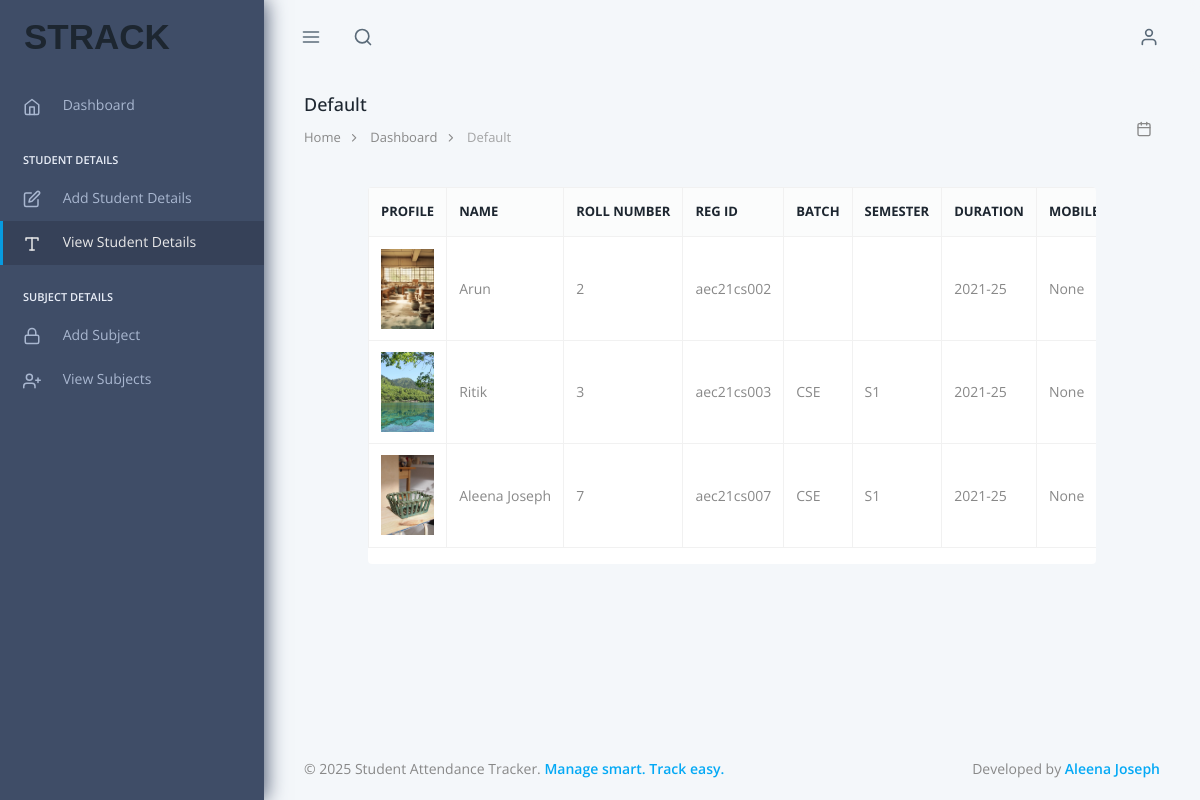
Before: /TeacherAdmin/DisplaystudentPage/ with the older database file.
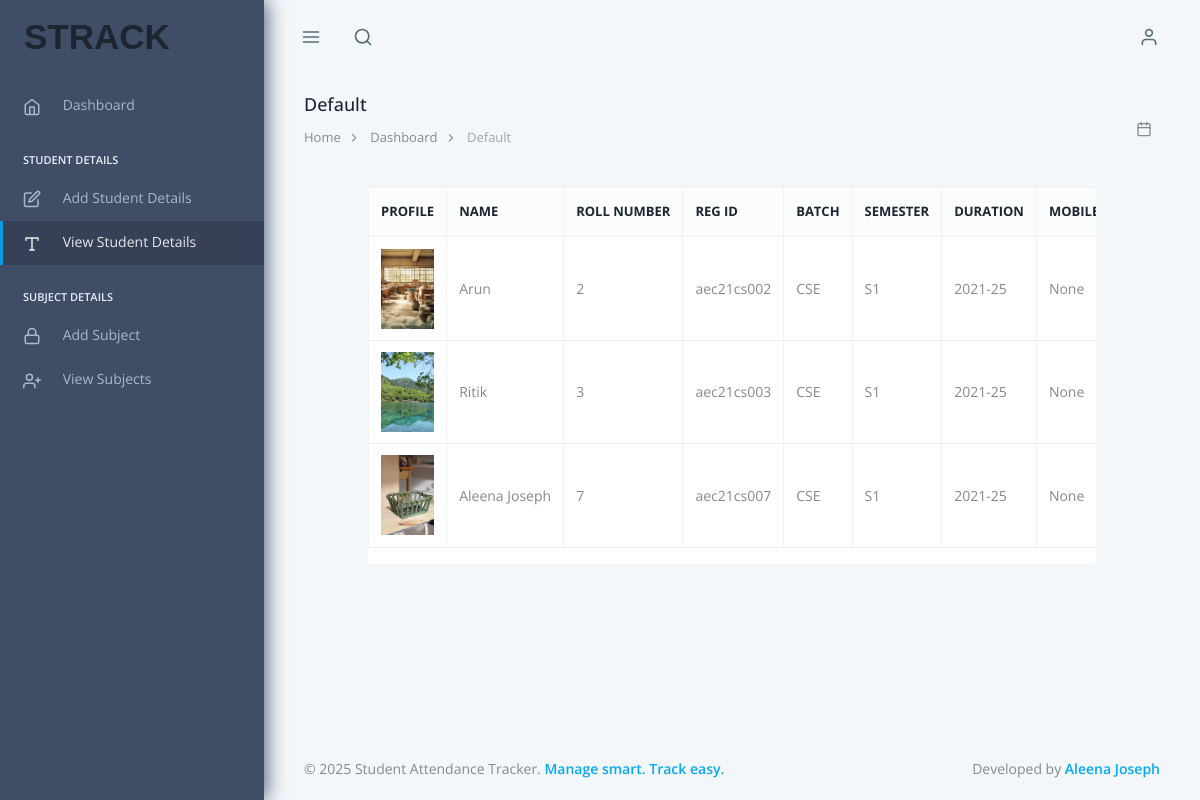
After: the same page with the newer database file.
### TeacherApp/models.py (models this page shows)
class Studentdb(models.Model):
    Student_name=models.CharField(max_length=30,null=True,blank=True)
    Student_rollno=models.IntegerField(null=True,blank=True)
    Student_regid=models.CharField(max_length=30,null=True,blank=True)
    Student_batch=models.CharField(max_length=30,null=True,blank=True)
    Student_sem=models.CharField(max_length=30,null=True,blank=True)
    Student_duration=models.CharField(max_length=30,null=True,blank=True)
    Student_phone = models.IntegerField(null=True, blank=True)
    Student_prof=models.ImageField(upload_to="Student Profile Image",null=True,blank=True)

### TeacherApp/views.py (the view)
# urls.py: path('DisplaystudentPage/',views.DisplaystudentPage,name="DisplaystudentPage"),
def DisplaystudentPage(request):
    data=Studentdb.objects.all()
    return render(request,"displaystudent.html",{'data':data})

### TeacherApp/templates/displaystudent.html (shortened to what this page needs)
{% extends 'index.html' %}
{% load static %}
{% block content %}
<div class="container mt-5">
    <div class="table-responsive shadow-sm p-3 bg-white rounded">
        <table class="table table-bordered table-hover align-middle" style="text-align:justify;">
            <thead class="table-dark">
                <tr>
                    <th>Profile</th>
                    <th>Name</th>
                    <th>Roll Number</th>
                    <th>Reg ID</th>
                    <th>Batch</th>
                    <th>Semester</th>
                    <th>Duration</th>
                    <th>Mobile Number</th>
                </tr>
            </thead>
            <tbody>
                {% for i in data %}
                <tr>
                    <td>
                        <img src="{{ i.Student_prof.url }}"
                             class="rounded-circle"
                             style="height: 80px; width: 80px; object-fit: cover;">
                    </td>
                    <td>{{ i.Student_name }}</td>
                    <td>{{ i.Student_rollno }}</td>
                    <td>{{ i.Student_regid }}</td>
                    <td>{{ i.Student_batch }}</td>
                    <td>{{ i.Student_sem }}</td>
                    <td>{{ i.Student_duration }}</td>
                    <td>{{i.Student_phone}}</td>
                </tr>
                {% endfor %}
            </tbody>
        </table>
    </div>
</div>
{% endblock %}

### TeacherApp/templates/index.html (shortened to what this page needs)
<!doctype html>
{% load static %}
<html lang="en" data-pc-preset="preset-1" data-pc-sidebar-caption="true" data-pc-direction="ltr" dir="ltr" data-pc-theme="light">
  <head>
    <link rel="stylesheet" href="{% static 'teacheradmin/assets/fonts/phosphor/duotone/style.css' %}" />
    <link rel="stylesheet" href="{% static 'teacheradmin/assets/fonts/tabler-icons.min.css' %}" />
    <link rel="stylesheet" href="{% static 'teacheradmin/assets/fonts/feather.css' %}" />
    <link rel="stylesheet" href="{% static 'teacheradmin/assets/fonts/fontawesome.css' %}" />
    <link rel="stylesheet" href="{% static 'teacheradmin/assets/fonts/material.css' %}" />
    <link rel="stylesheet" href="{% static 'teacheradmin/assets/css/style.css' %}" id="main-style-link" />
  </head>
  <body>
<nav class="pc-sidebar">
  <div class="navbar-wrapper">
    <div class="m-header flex items-center py-4 px-6 h-header-height">
      <a href="{% url 'Indexpage' %}" class="b-brand flex items-center gap-3">
      <h1 style="font-size:35px; font-weight:bold; font-family:Arial;">STRACK</h1></a>
    </div>
    <div class="navbar-content h-[calc(100vh_-_74px)] py-2.5">
      <ul class="pc-navbar">
        <li class="pc-item">
        <li class="pc-item">
          <a href="{% url 'Indexpage' %}" class="pc-link">
            <span class="pc-micon">
              <i data-feather="home"></i>
            </span>
            <span class="pc-mtext">Dashboard</span>
          </a>
        </li>
        <li class="pc-item pc-caption">
          <label>Student Details</label>
        </li>
        <li class="pc-item ">
          <a href="{% url 'Addstudentpage' %}" class="pc-link">
            <span class="pc-micon"> <i data-feather="edit"></i></span>
            <span class="pc-mtext">Add Student Details</span>
          </a>
        </li>
        <li class="pc-item ">
          <a href="{% url 'DisplaystudentPage' %}" class="pc-link">
            <span class="pc-micon"> <i data-feather="type"></i></span>
            <span class="pc-mtext">View Student Details</span>
          </a>
        </li>
        <li class="pc-item pc-caption">
          <label>Subject Details</label>
        </li>
        <li class="pc-item ">
          <a href="{% url 'AddsubjectPage' %}" class="pc-link" >
            <span class="pc-micon"> <i data-feather="lock"></i></span>
            <span class="pc-mtext">Add Subject</span>
          </a>
        </li>
        <li class="pc-item ">
          <a href="{% url 'DisplaysubjectPage' %}" class="pc-link">
            <span class="pc-micon"> <i data-feather="user-plus"></i></span>
            <span class="pc-mtext">View Subjects</span>
          </a>
        </li>
      </ul>
    </div>
  </div>
</nav>
<header class="pc-header">
  <div class="header-wrapper flex max-sm:px-[15px] px-[25px] grow">
<div class="me-auto pc-mob-drp">
  <ul class="inline-flex *:min-h-header-height *:inline-flex *:items-center">
    <li class="pc-h-item pc-sidebar-collapse max-lg:hidden lg:inline-flex">
      <a href="#" class="pc-head-link ltr:!ml-0 rtl:!mr-0" id="sidebar-hide">
        <i data-feather="menu"></i>
      </a>
    </li>
    <li class="dropdown pc-h-item">
      <a class="pc-head-link dropdown-toggle me-0" data-pc-toggle="dropdown" href="#" role="button"
        aria-haspopup="false" aria-expanded="false">
        <i data-feather="search"></i>
      </a>
    </li>
  </ul>
</div>
<div class="ms-auto">
  <ul class="inline-flex *:min-h-header-height *:inline-flex *:items-center">
    <li class="dropdown pc-h-item header-user-profile">
      <a class="pc-head-link dropdown-toggle arrow-none me-0" data-pc-toggle="dropdown" href="#" role="button"
        aria-haspopup="false" data-pc-auto-close="outside" aria-expanded="false">
        <i data-feather="user"></i>
      </a>
    </li>
  </ul>
</div></div>
</header>
    <div class="pc-container">
      <div class="pc-content">
        <div class="page-header">
  <div class="page-block flex items-center justify-between w-full">
    <div>
      <div class="page-header-title">
        <h5 class="mb-3 font-medium">Default</h5>
      </div>
      <ul class="breadcrumb">
        <li class="breadcrumb-item"><a href="{% url 'Indexpage' %}">Home</a></li>
        <li class="breadcrumb-item"><a href="{% url 'Indexpage' %}">Dashboard</a></li>
        <li class="breadcrumb-item" aria-current="page">Default</li>
      </ul>
    </div>
    <div class="flex items-center gap-2">
      <i data-feather="calendar" class="w-4 h-4"></i>
    </div>
  </div>
</div>
          <div class="container mt-5">
              {% block content %}{% endblock %}
        </div>
      </div>
    </div>
   <footer class="pc-footer">
  <div class="footer-wrapper container-fluid mx-10">
    <div class="grid grid-cols-12 gap-1.5">
      <div class="col-span-12 sm:col-span-6 my-1">
        <p class="m-0 text-theme-bodycolor dark:text-themedark-bodycolor">
          © 2025 Student Attendance Tracker.
          <span class="text-primary-500 font-semibold">Manage smart. Track easy.</span>
        </p>
      </div>
      <div class="col-span-12 sm:col-span-6 my-1 justify-self-end">
        <p class="m-0">
          Developed by <span class="text-primary-500 font-semibold">Aleena Joseph</span>
        </p>
      </div>
    </div>
  </div>
</footer>
  </body>
</html>

Changed rows visible on the page:
changed Studentdb "Arun": Student_batch (not shown) → "CSE"; Student_sem (not shown) → "S1"
